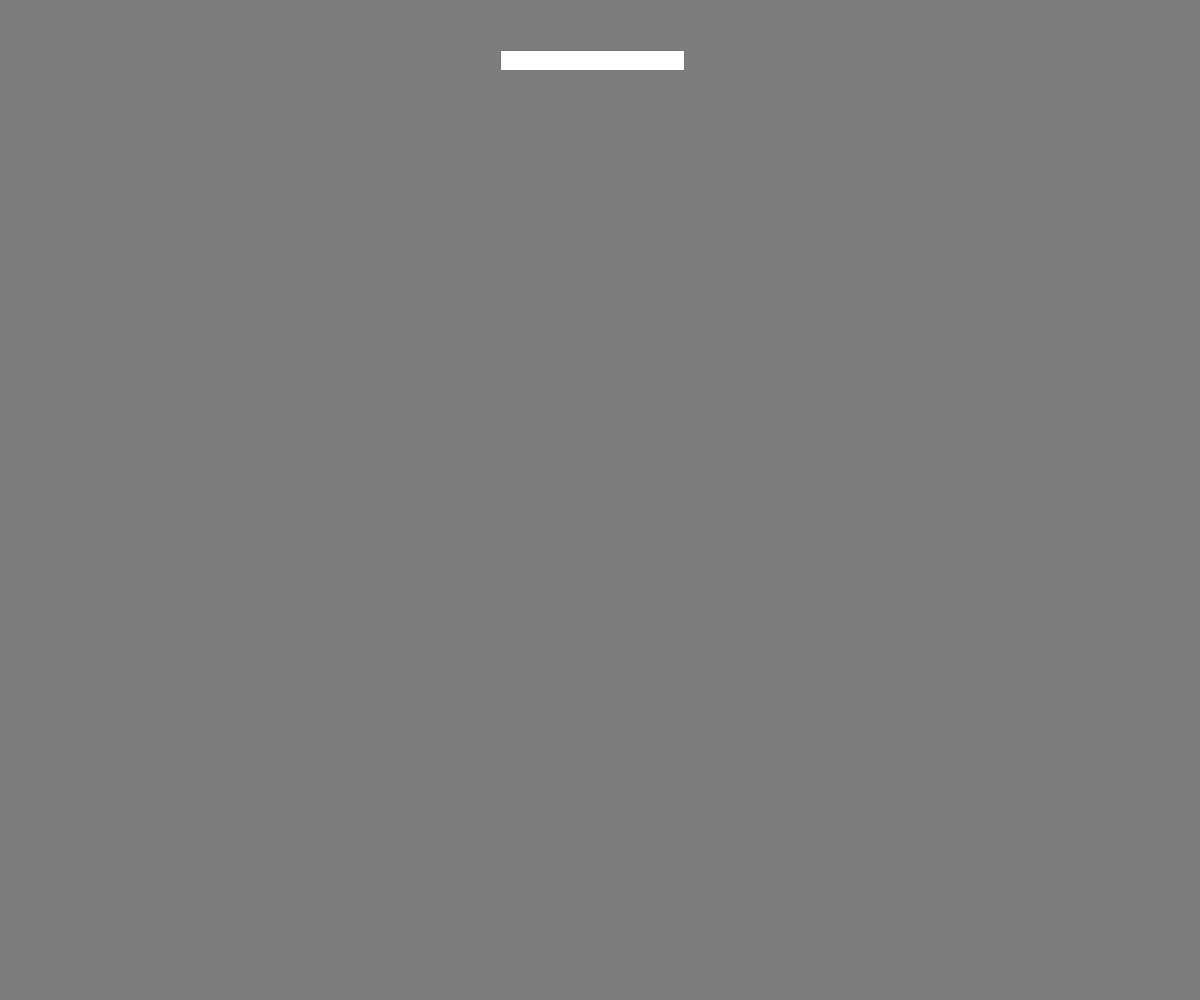
Frame 1 (no input)
Frame 60 (no input): identical to frame 1, image omitted
Frame 120 (the mouse pressed at the canvas centre since frame 60): identical to frame 1, image omitted

The p5.js sketch that drew this single still picture (run headless with seeded random() and noise() and a simulated clock; from frame 60 on, the mouse is pressed at the canvas centre):

// p5.js sketch
// ── sketch.js
//what its supposed to do is raise or lower the background temprature based on the user input, it doesnt work

let input;  //creates an input
let state = 0;  //sets a state to decide whehter to heat or cool the background temprature
let red2 = 125; // new variable to set the red value in the background
let blue2 = 125; // new variable to set the blue value in the background
let green2 = 125; //new variable to set the green value in the background

function setup() {
  createCanvas(windowWidth, windowHeight);

  input = createInput(" "); // creates an input
  input.position(windowWidth / 2 - 100, 50); //positions the input
}

function draw(){
  let tempr = input.value(); // sets the variable "tempr" to equal the value typed in the input
  if (tempr > 0) { //checks to see if the temprature should be raised or lowered
    state = 1;
  }
  else{
    state = 0;
  }
  if (state === 1){ // decides to heat the background
    red2 = red2 + tempr; // applies the number inputted to the the present red value
    blue2 = 125; // resets the blue value to its default
    if (red2 > 250){ // makes sure the red value doesnt end up exceeding the limit
      red2 = 250;
    }
  }
  if (state === 2){ //cheacks to see if the background should be cooled
    blue2 = abs(blue2 + tempr); // applies the cooling
    red2 = 125; //sets the red to ts default
    if (blue2 > 250){ //makes sure the blue value doesnt exceed 250
      blue2 = 250;
    }
  }
  background(red2, green2, blue2); //applies the changes

}
